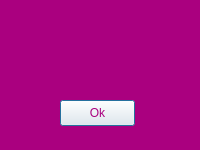
<?xml version="1.0" encoding="UTF-8"?>
<ui version="4.0">
 <class>Message</class>
 <widget class="QDialog" name="Message">
  <property name="geometry">
   <rect>
    <x>0</x>
    <y>0</y>
    <width>200</width>
    <height>150</height>
   </rect>
  </property>
  <property name="maximumSize">
   <size>
    <width>200</width>
    <height>150</height>
   </size>
  </property>
  <property name="windowTitle">
   <string>Dialog</string>
  </property>
  <property name="styleSheet">
   <string notr="true">background-color: rgb(170, 0, 127);
color: rgb(170, 0, 127);</string>
  </property>
  <widget class="QPushButton" name="ok_button">
   <property name="geometry">
    <rect>
     <x>60</x>
     <y>100</y>
     <width>75</width>
     <height>26</height>
    </rect>
   </property>
   <property name="styleSheet">
    <string notr="true">QPushButton:hover {
	background-color: rgb(252, 211, 255);
}

QPushButton {
    background-color: rgb(244, 244, 244);
}

QPushButton:pressed {
    background-color: rgb(244, 244, 244);
}</string>
   </property>
   <property name="text">
    <string>Ok</string>
   </property>
  </widget>
  <widget class="QLabel" name="information_label">
   <property name="geometry">
    <rect>
     <x>10</x>
     <y>30</y>
     <width>181</width>
     <height>51</height>
    </rect>
   </property>
   <property name="font">
    <font>
     <pointsize>12</pointsize>
    </font>
   </property>
   <property name="styleSheet">
    <string notr="true">border-color: rgb(53, 53, 53);
color: rgb(255, 255, 255);</string>
   </property>
   <property name="text">
    <string>&lt;html&gt;&lt;head/&gt;&lt;body&gt;&lt;p align=&quot;center&quot;&gt;&lt;span style=&quot; font-size:12pt;&quot;&gt;&lt;br/&gt;&lt;/span&gt;&lt;/p&gt;&lt;/body&gt;&lt;/html&gt;</string>
   </property>
  </widget>
 </widget>
 <resources/>
 <connections/>
</ui>
